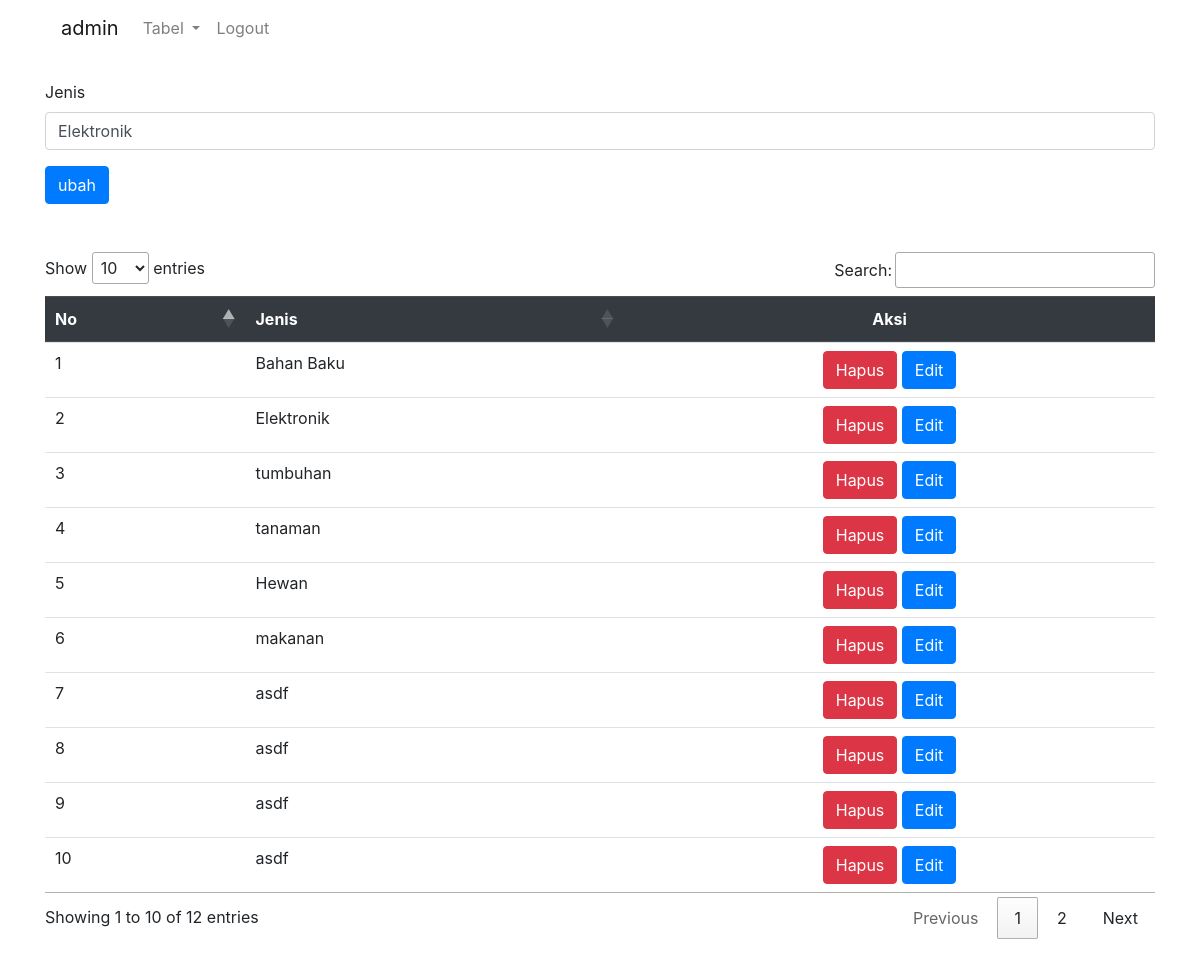
Page /dashboard.php?menu=jenis&edit&id=28 (signed in) on the committed database.
### tables this page shows
CREATE TABLE `jenis` (
  `jenisID` int(11) NOT NULL,
  `jenis` varchar(100) NOT NULL
);

### library/controller.php (called while the page is built, shortened)
<?php
class controller
{
    function tampil($con, $tabel)
    {
        $sql = "SELECT * FROM $tabel";
        $jalan = mysqli_query($con, $sql);
        while ($data = mysqli_fetch_array($jalan))
            $isi[] = $data;
        return @$isi;
    }
    function edit($con, $where, $tabel)
    {
        $sql = "SELECT * FROM $tabel WHERE $where";
        $jalan = mysqli_query($con, $sql);
        $tampung = mysqli_fetch_assoc($jalan);
        return $tampung;
    }
}

### jenis.php (the view, shortened to what this page needs)
<?php
include "config/koneksi.php";
include "library/controller.php";
$go = new controller();
$tabel = "jenis";
@$where = "jenisID = $_GET[id]";
if (isset($_GET['edit'])) {
    $edit =  $go->edit($con, $where, $tabel);
}
?>
<form method="post">
    <div class="form-group">
        <label for="exampleInputEmail1">Jenis</label>
        <input type="text" name="jenis" required class="form-control" id="exampleInputEmail1" aria-describedby="emailHelp" value="<?php echo @$edit['jenis'] ?>">
    </div>
    <tr>
        <td>
            <?php if (@$_GET['id'] == "") { ?>
                <input class="btn btn-primary mb-5" type="submit" name="simpan" value="simpan">
            <?php } else { ?>
                <input class="btn btn-primary mb-5" type="submit" name="ubah" value="ubah">
            <?php } ?>
        </td>
    </tr>
</form>
<table class="table" id="tb-jenis">
    <thead class="thead-dark">
        <tr>
            <th>No</th>
            <th>Jenis</th>
            <th class="text-center">Aksi</th>
        </tr>
    </thead>
    <tbody>
    <?php
        $data = $go->tampil($con, $tabel);
        $no = 0;
        if ($data == "") {
            echo "<tr><td colspan='4'>Data Kosong</td></tr>";
        } else {
            foreach ($data as $r) {
                $no++
        ?>
        <tr>
            <td><?php echo $no; ?></td>
            <td><?php echo $r['jenis'] ?></td>
            <td class="text-center">
                <a href="?menu=jenis&hapus&id=<?php echo $r['jenisID'] ?>" class="btn btn-danger" onclick="return confirm('Hapus Data?')">Hapus</a>
                <a href="?menu=jenis&edit&id=<?php echo $r['jenisID'] ?>" class="btn btn-primary">Edit</a>
            </td>
        </tr>
<?php }
        } ?>
    </tbody>
</table>

### rows in the picture
jenis: jenis "Elektronik"
jenis: jenis "Bahan Baku"
jenis: jenis "tumbuhan"
jenis: jenis "tanaman"
jenis: jenis "Hewan"
jenis: jenis "makanan"
jenis: jenis "asdf"
jenis: jenis "asdf"
jenis: jenis "asdf"
jenis: jenis "asdf"

### other values in the picture
$_SESSION['user'] "admin"
